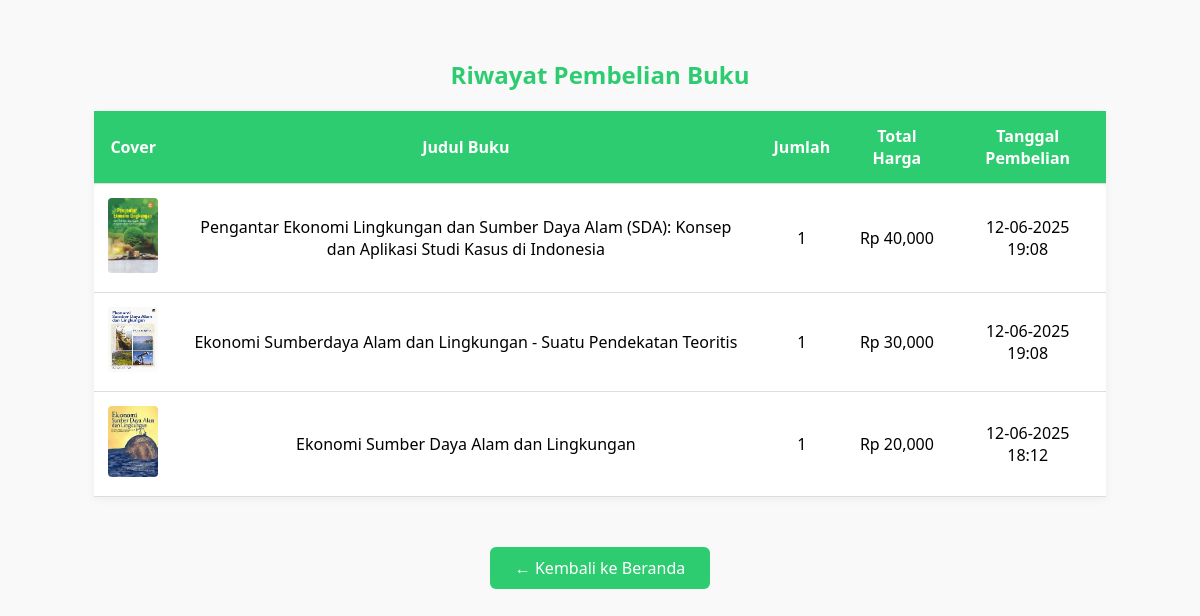
Screenshot of /buku/order_history.php (signed in) with the database file from the repository.
### tables this page shows
CREATE TABLE `order_items` (
  `id` int(11) NOT NULL,
  `order_id` int(11) DEFAULT NULL,
  `book_id` int(11) DEFAULT NULL,
  `quantity` int(11) DEFAULT 1,
  `price` decimal(10,2) DEFAULT NULL
);

CREATE TABLE `books` (
  `id` int(11) NOT NULL,
  `title` varchar(255) DEFAULT NULL,
  `author` varchar(255) DEFAULT NULL,
  `price` decimal(10,2) DEFAULT NULL,
  `image` varchar(255) DEFAULT NULL,
  `description` text DEFAULT NULL
);

CREATE TABLE `orders` (
  `id` int(11) NOT NULL,
  `user_id` int(11) DEFAULT NULL,
  `user_email` varchar(255) DEFAULT NULL,
  `full_name` varchar(255) DEFAULT NULL,
  `phone` varchar(20) DEFAULT NULL,
  `address` text DEFAULT NULL,
  `city` varchar(100) DEFAULT NULL,
  `postal_code` varchar(20) DEFAULT NULL,
  `payment_method` int(11) DEFAULT NULL,
  `total_price` decimal(10,2) DEFAULT NULL,
  `order_date` datetime DEFAULT current_timestamp()
);

### buku/order_history.php (the view, shortened to what this page needs)
<?php
include '../Login_Page/config.php';
$email = $_SESSION['email'];
$stmt = $conn->prepare("SELECT user_id FROM users WHERE email = ?");
$stmt->bind_param("s", $email);
$stmt->execute();
$result = $stmt->get_result();
$row = $result->fetch_assoc();
$user_id = $row['user_id'] ?? null;
$query = "
    SELECT o.id AS order_id, o.full_name, o.payment_method, o.order_date,
           b.title, b.image, oi.price, oi.quantity
    FROM orders o
    JOIN order_items oi ON o.id = oi.order_id
    JOIN books b ON b.id = oi.book_id
    WHERE o.user_id = ?
    ORDER BY o.order_date DESC
";
$stmt = $conn->prepare($query);
$stmt->bind_param("i", $user_id);
$stmt->execute();
$result = $stmt->get_result();
?>
<!DOCTYPE html>
<html>
<head>
    <link rel="stylesheet" href="order_history.css">
</head>
<body>
<div class="container">
    <h2>Riwayat Pembelian Buku</h2>
    <table>
        <thead>
            <tr>
                <th>Cover</th>
                <th>Judul Buku</th>
                <th>Jumlah</th>
                <th>Total Harga</th>
                <th>Tanggal Pembelian</th>
            </tr>
        </thead>
        <tbody>
            <?php if ($result->num_rows > 0): ?>
                <?php while($row = $result->fetch_assoc()): ?>
                    <tr>
                        <td><img class="cover" src="../images/<?= htmlspecialchars($row['image']) ?>" alt="<?= htmlspecialchars($row['title']) ?>"></td>
                        <td><?= htmlspecialchars($row["title"]) ?></td>
                        <td><?= $row["quantity"] ?></td>
                        <td>Rp <?= number_format($row["price"] * $row["quantity"], 3, ',', '.') ?></td>
                        <td><?= date("d-m-Y H:i", strtotime($row["order_date"])) ?></td>
                    </tr>
                <?php endwhile; ?>
            <?php else: ?>
                <tr>
                    <td colspan="5" class="empty-msg">Belum ada pembelian.</td>
                </tr>
            <?php endif; ?>
        </tbody>
    </table>
    <a href="books.php" class="back-btn">← Kembali ke Beranda</a>
</div>
</body>
</html>

### buku/order_history.css (style rules this page uses)
body { font-family: 'Segoe UI', sans-serif; background-color: #f9f9f9; padding: 30px; text-align: center; }
h2 { color: #2ecc71; }
table { width: 90%; margin: 20px auto; border-collapse: collapse; background: white; box-shadow: 0 2px 10px rgba(0,0,0,0.05); }
th, td { padding: 14px; text-align: center; border-bottom: 1px solid #ddd; }
th { background-color: #2ecc71; color: white; }
.back-btn { display: inline-block; margin-top: 30px; padding: 10px 25px; background-color: #2ecc71; color: white; text-decoration: none; border-radius: 6px; transition: background 0.3s; }

### buku/order_history.php (style rules this page uses)
img.cover { width: 50px; height: auto; border-radius: 4px; }

### rows the page displays
order_items: book.image (picture), book.title "Pengantar Ekonomi Lingkungan dan Sumber Daya Alam (SDA): Konsep dan Aplikasi Studi Kasus di Indonesia", quantity "1", $row["price"] * $row["quantity"] "40,000", order.order_date "12-06-2025 19:08"
order_items: book.image (picture), book.title "Ekonomi Sumberdaya Alam dan Lingkungan - Suatu Pendekatan Teoritis", quantity "1", $row["price"] * $row["quantity"] "30,000", order.order_date "12-06-2025 19:08"
order_items: book.image (picture), book.title "Ekonomi Sumber Daya Alam dan Lingkungan", quantity "1", $row["price"] * $row["quantity"] "20,000", order.order_date "12-06-2025 18:12"
